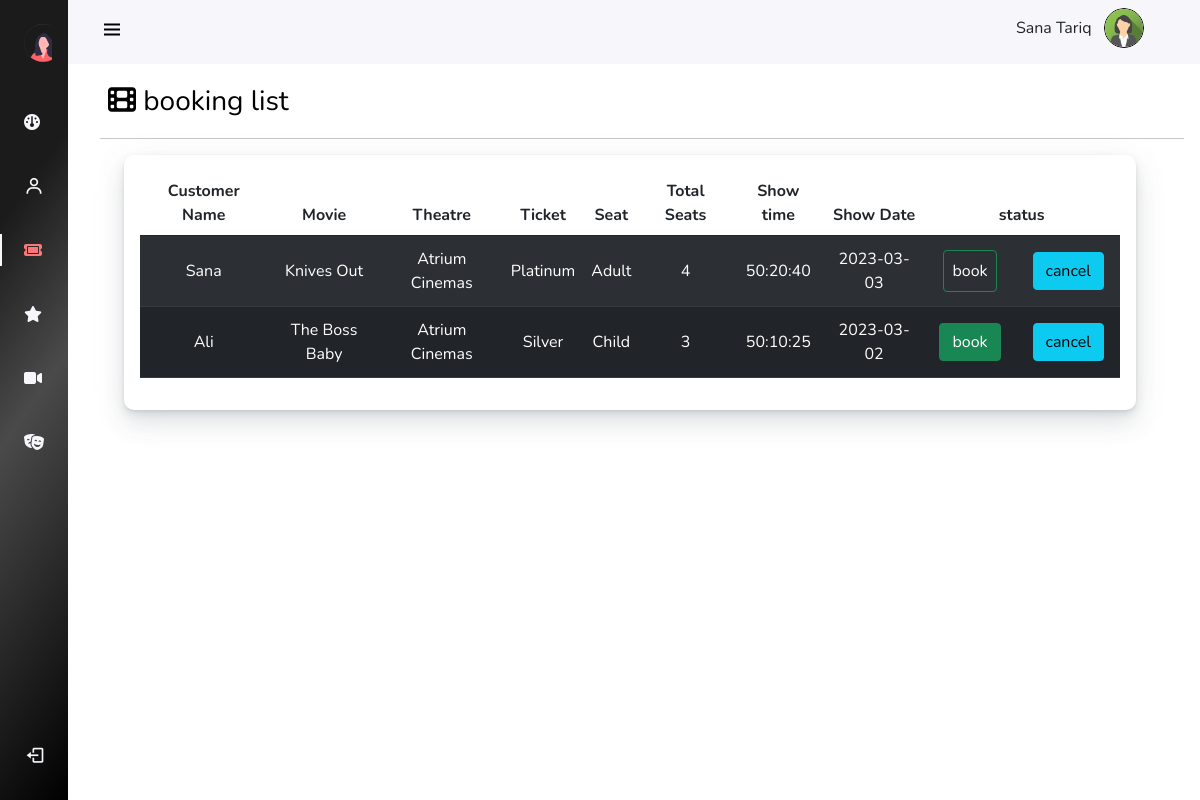
The app's page /AdminPanel/Pages/booking.php (signed in) with its own data.
### tables this page shows
CREATE TABLE `booking` (
  `booking_id` int(11) NOT NULL,
  `customer-name` varchar(255) NOT NULL,
  `movieTitle` varchar(255) NOT NULL,
  `genre-type` varchar(255) NOT NULL,
  `theater-name` varchar(255) NOT NULL,
  `ticket-type` varchar(255) NOT NULL,
  `seat-type` varchar(50) NOT NULL,
  `Total-seat` varchar(255) NOT NULL,
  `show-time` time NOT NULL,
  `show-date` date NOT NULL,
  `status` varchar(255) NOT NULL
);

### AdminPanel/Pages/booking.php (the view, shortened to what this page needs)
<?php
include("scripts.php");
include("Config.php");
?>
<!DOCTYPE html>
<html lang="en">
<head>
    <link rel="stylesheet" href="../assets/css/instyle.css">
</head>
<body id="body-pd">
    <header class="header" id="header">
        <div class="header_toggle"> <i class='bx bx-menu' id="header-toggle"></i> </div>
        <div class="d-flex" >
                <p class="pt-2"> <?php echo $_SESSION['full_name'];?> </p>&nbsp;&nbsp;&nbsp;
                <div class="header_img ms-auto mx-4"> <img class="img-fluid" src="../assets/images/uploads/<?php echo $_SESSION['picture'] ;?> "
                style="width:40px;height:40px;border:1px solid black;border-radius:50px;"  alt="logo"> </div>
             </div>
    </header>
    <div class="l-navbar" id="nav-bar">
        <nav class="nav">
            <div>
                 <a href="#" class="nav_logo"> <img src="../assets/images/adminlogo.svg" alt="">  <span class="nav_logo-name">Admin &nbsp;Panel </span> </a>
                <div class="nav_list">
                    <a href="../index.php" class="nav_link  "> <i class="fa-solid fa-gauge"></i>
                     </a>
                     <a href="../Pages/Users.php" class="nav_link "> <i class='bx bx-user nav_icon'></i>
                    <span class="nav_name ">Users</span> </a>
                     <a href="../Pages/booking.php" class="nav_link active " > <i class="fa-solid fa-ticket"></i> <span class="nav_name">bookings</span> </a>
                     <a href="../Pages/reviews.php" class="nav_link"> <i class="fa-solid fa-star"></i><span class="nav_name">reviews</span> </a>
                     <a href="../Pages/Movies.php" class="nav_link"> <i class="fa-solid fa-video"></i> <span class="nav_name">movies</span> </a>
                     <a href="../Pages/Theaters.php" class="nav_link"><i class="fa-solid fa-masks-theater"></i> <span class="nav_name">theatre</span> </a>
                    </div>
            </div>
                     <a href="#" class="nav_link">
                <form action="logout.php" method="POST">
                <button class="btn btn-transparent m-0 p-0" type="submit" name="Signout">
                    <i class='bx bx-log-out nav_icon'></i> <span class="nav_name">SignOut</span>
                 </a>
        </nav>
    </div>
    <div class=" d-flex">
             <div class="user-l  mt-3">
                <a
                 href="#" class="user-head"><i class="fa-sharp fa-solid fa-film"></i> <span class="nav_name">booking list</span> </a>
             </div>
        </div>
<hr>
<div class="page-content page-container"  id="page-content">
            <div class="padding">
              <div class="row container d-flex justify-content-center">
                <div class="col-lg-12 grid-margin stretch-card">
                  <div class="card ">
                    <div class="card-body">
                      <div class="table-responsive">
                        <form action="" method="post" id="user_del_form"  >
                          <table class="table table-striped table-hover align-middle text-center">
                            <thead>
                              <tr>
                                <th>Customer Name</th>
                               <th>Movie</th>
                               <th>Theatre </th>
                               <th>Ticket </th>
                                <th>Seat </th>
                               <th>Total Seats</th>
                               <th>Show time</th>
                               <th >Show Date</th>
                               <th colspan=2 >status</th>
                        </tr>
                      </thead>
                      <tbody class="table table-dark table-striped">
                      <?php
                $data = mysqli_query($conn,"SELECT * from booking");
                while ($users_data = mysqli_fetch_array($data)){
                      ?>
                        <tr>
                          <td><?php echo $users_data["customer-name"] ?></td>
                          <td><?php echo $users_data["movieTitle"] ?></td>
                          <td><?php echo $users_data["theater-name"] ?></td>
                          <td><?php echo $users_data["ticket-type"] ?></td>
                          <td><?php echo $users_data["seat-type"] ?></td>
                          <td><?php echo $users_data["Total-seat"] ?></td>
                          <td><?php echo $users_data["show-time"] ?></td>
                          <td><?php echo $users_data["show-date"] ?></td>
                          <td>
                          <form action="adminAccept.php" method="post">
                            <input class="btn btn-success" type="submit" name="book" value="book">
                           </form>
                          </td>
                          <td>
                           <form action="adminAccept.php" method="post">
                            <input class="btn btn-info" type="submit" name="cancel" value="cancel" >
                           </form>
                          </td>
                         </tr>
                        <?php  } ?>
                      </tbody>
                    </form>
</div>
</div>
</div>
</div>
</div>
</div>
</div>
</body>

### AdminPanel/assets/css/instyle.css (style rules this page uses)
:root { --header-height: 3rem;--nav-width: 68px; --first-color: #E46568; --first-color-light: #AFA5D9; --white-color: #F7F6FB; --body-font: 'Nunito', sans-serif; --gradient:linear-gradient(125deg,#5D48A6,#94378C,#CD2671); --normal-font-size: 1rem;--z-fixed: 100 }
body { position: relative; margin: var(--header-height) 0 0 0; padding: 0 1rem; font-family: var(--body-font); font-size: var(--normal-font-size); transition: .5s }
a { text-decoration: none }
.header { width: 100%; height: var(--header-height); position: fixed;top: 0; left: 0; display: flex; align-items: center; justify-content: space-between; padding: 0 1rem; background-color: var(--white-color); z-index: var(--z-fixed); transition: .5s }
.header_toggle { color: black; font-size: 1.5rem; cursor: pointer }
.header_img { width: 35px; height: 35px; display: flex; justify-content: center; border-radius: 50%; overflow: hidden }
.header_img img { width: 40px; }
.l-navbar { position: fixed; top: 0;left: -30%; width: var(--nav-width); height: 100vh; background:linear-gradient(125deg,rgb(27, 27, 27) 25%,rgb(75, 74, 74) 50%,black) 100%; padding: .5rem 1rem 0 0; transition: .5s; z-index: var(--z-fixed) }
.nav { height: 100%; display: flex;flex-direction: column; justify-content: space-between; overflow: hidden }
.nav_logo, .nav_link { display: grid; grid-template-columns: max-content max-content; align-items: center; column-gap: 1rem;padding: .5rem 0 .5rem 1.5rem }
.nav_logo { margin-bottom: 2rem }
.nav_link { position: relative;color: var(--white-color);margin-bottom: 1.5rem;transition: .3s }
.nav_icon { font-size: 1.25rem }
.active { color: rgb(250, 119, 119) }
.active::before { content: '';position: absolute;left: 0;width: 2px;height: 32px;background-color: var(--white-color) }
@media screen and (min-width: 768px) { body { margin: calc(var(--header-height) + 1rem) 0 0 0;padding-left: calc(var(--nav-width) + 2rem) } }
@media screen and (min-width: 768px) { .header { height: calc(var(--header-height) + 1rem);padding: 0 2rem 0 calc(var(--nav-width) + 2rem) } }
@media screen and (min-width: 768px) { .header_img { width: 40px;height: 40px } }
@media screen and (min-width: 768px) { .header_img img { width: 45px } }
@media screen and (min-width: 768px) { .l-navbar { left: 0;padding: 1rem 1rem 0 0 } }
.card { background-color: #fff; border-radius: 10px; border: none; position: relative; margin-bottom: 30px; box-shadow: 0 0.46875rem 2.1875rem rgba(90,97,105,0.1), 0 0.9375rem 1.40625rem rgba(90,97,105,0.1), 0 0.25rem 0.53125rem rgba(90,97,105,0.12), 0 0.125rem 0.1875rem rgba(90,97,105,0.1); }
.user-l .user-head { text-decoration: none; color: black; font-size: 28px; margin-left: 8px; }

### records on screen
booking: value "Sana", movieTitle "Knives Out", value "Atrium Cinemas", value "Platinum", value "Adult", value "4", value "50:20:40", value "2023-03-03"
booking: value "Ali", movieTitle "The Boss Baby", value "Atrium Cinemas", value "Silver", value "Child", value "3", value "50:10:25", value "2023-03-02"

### other values on screen
$_SESSION['full_name'] "Sana Tariq"
